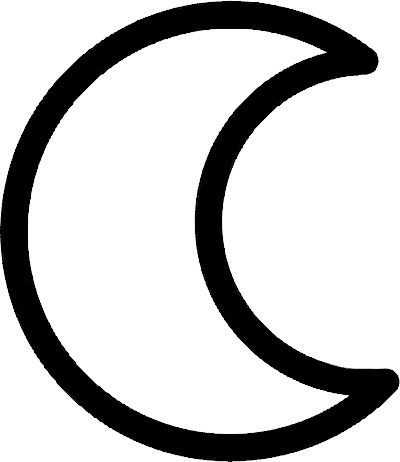
%> input picture img/src/moon.png, 400 x 462 px
$ octave create_moon.m   (GNU Octave 9; MATLAB toolbox functions it lacks are replaced by stand-ins)
%> lines starting %> are read from the running program, lines starting %| are printed output that depends on the picture; in (x1, y1, x2, y2) boxes, pixels count from 0 and x2, y2 are one past the last pixel; in counts of white or black regions, pixels touching at a corner belong together; the program's own positions count from 1
%% create moon contour
lune_raw = imread('./src/moon.png');
%> lune_raw is the input picture: size 462x400x3 uint8; min 0, max 255, mean 198.5
if size(lune_raw,3)>1
    lune_raw = lune_raw(:,:,1);
%> lune_raw: size 462x400 uint8
end

lune = 255-lune_raw;
elune_inside = edge(lune,'canny');
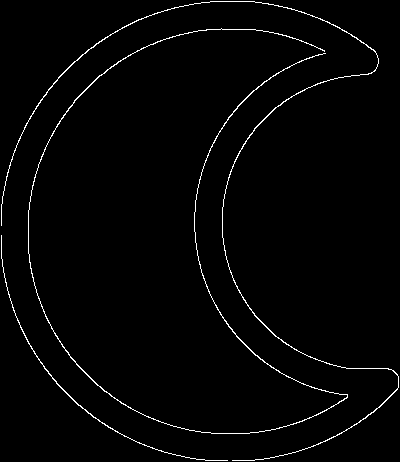
%> elune_inside: size 462x400 logical; 1.8% white in thin lines or dots
lune_inside = imfill(elune_inside,'holes');
lune_inside = lune_inside-elune_inside;
%> lune_inside: size 462x400 double; every value is 0
lune_inside = [zeros(size(lune_inside,1),3) lune_inside zeros(size(lune_inside,1),3)];
%> lune_inside: size 462x406 double; every value is 0
lune_inside = [zeros(3,size(lune_inside,2));lune_inside; zeros(3,size(lune_inside,2))];
%> lune_inside: size 468x406 double; every value is 0

lune = [zeros(size(lune,1),3) lune zeros(size(lune,1),3)];
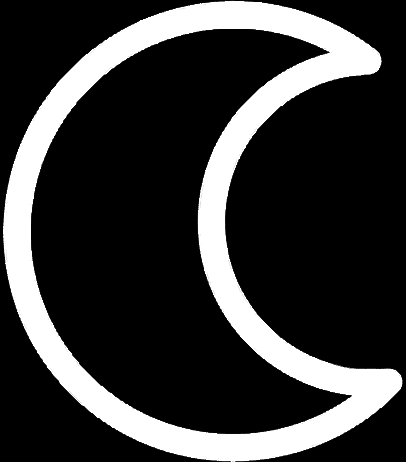
%> lune: size 462x406 uint8; min 0, max 255, mean 55.7
lune = [zeros(3,size(lune,2));lune; zeros(3,size(lune,2))];
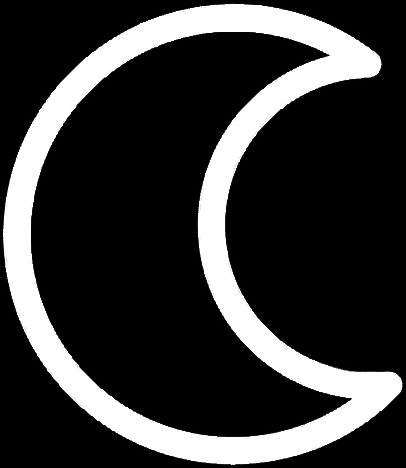
%> lune: size 468x406 uint8; min 0, max 255, mean 54.9
elune_contour = edge(lune,'canny');
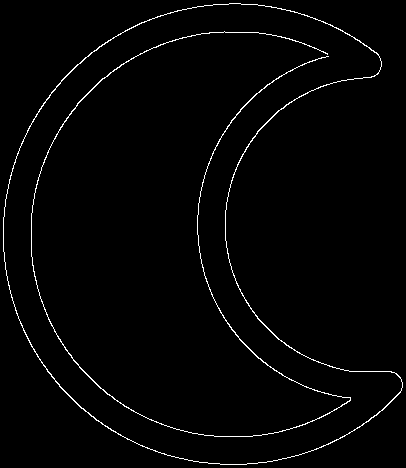
%> elune_contour: size 468x406 logical; 1.8% white in thin lines or dots

lune_contour = imfill(elune_contour, 'holes');
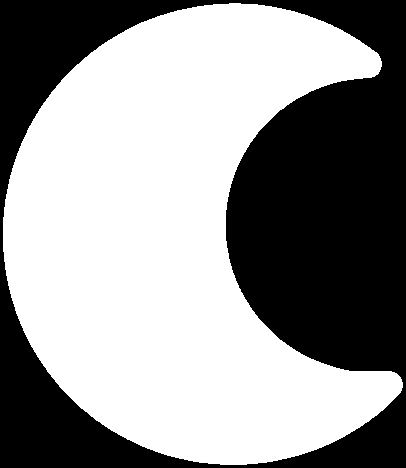
%> lune_contour: size 468x406 logical; 58.5% white; 1 black region, box (x1, y1, x2, y2) and area: (0, 0, 406, 468) 78926

act_height = size(imread('shape1.png'),1);
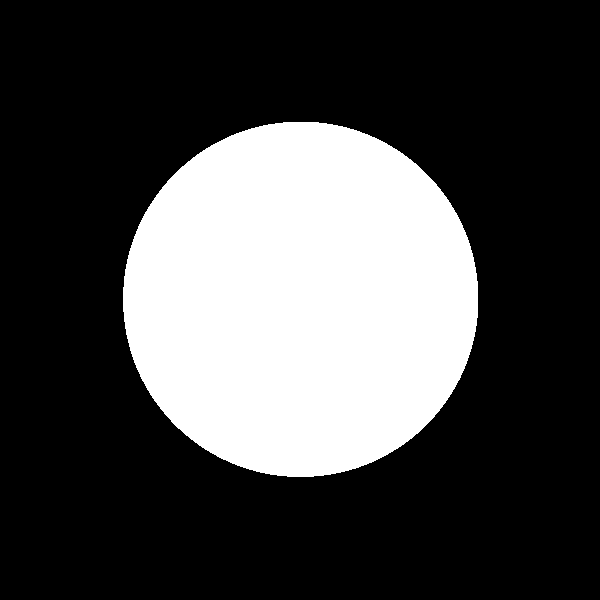
%> input picture img/shape1.png, 600 x 600 px
%> act_height = 600
act_width = size(imread('shape1.png'),2);
%> act_width = 600

leftside = floor((act_width-size(lune_contour,2))/2);
%> leftside = 97
upperside = floor((act_height-size(lune_contour,1))/2);
%> upperside = 66
shape8c = uint8(zeros(size(imread('shape1.png'))));
%> shape8c: size 600x600 uint8; every value is 0
shape8c(upperside+1:upperside+size(lune_contour,1),leftside+1:leftside+size(lune_contour,2)) = lune_contour*255;
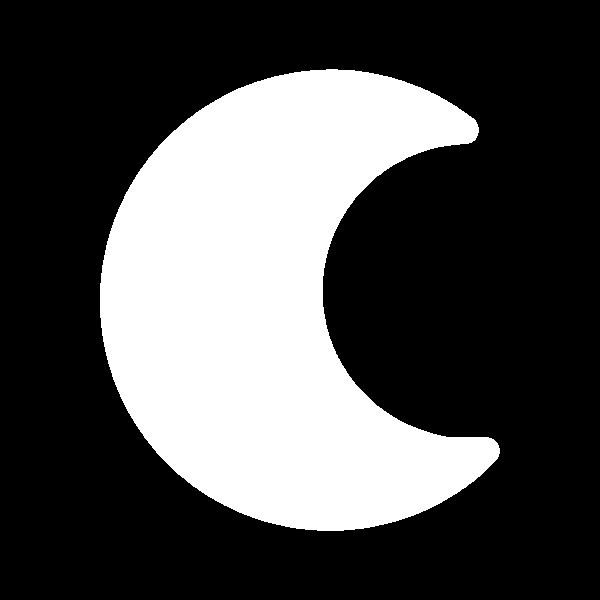
%> shape8c: size 600x600 uint8; 30.9% white; 1 white region, box (x1, y1, x2, y2) and area: (100, 69, 500, 531) 111082
shape8 = uint8(zeros(size(imread('shape1.png'))));
shape8(upperside+1:upperside+size(lune_inside,1),leftside+1:leftside+size(lune_inside,2)) = lune_inside*255;

figure()
imshow(shape8c)
imwrite(shape8c,'shape8c.png','PNG')
figure()
imshow(shape8)
imwrite(shape8,'shape8.png','PNG')
figure()
imshow(shape8c-shape8)
